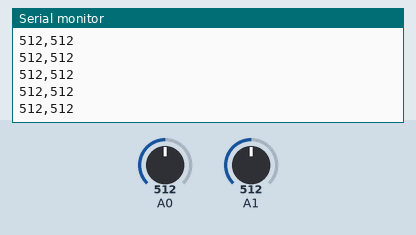
Simulated run of this sketch. Board: Arduino Uno, built with avr-gcc and run on an emulated ATmega328P. Shown: the last lines printed to the serial monitor. The inputs (shaded band) are chosen by the test bench; at power-on: A0 = 512, A1 = 512.

Above: at 1.2 s.
1.3 s: A0 set to 716
At 1.9 s:
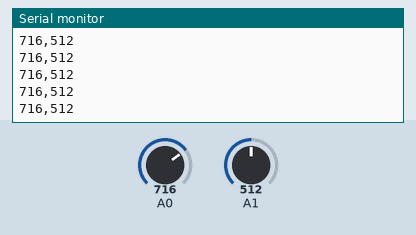
4.3 s: A1 set to 716
At 5.2 s:
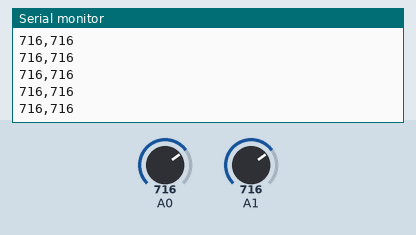
5.8 s: A0 set to 900
At 6.6 s:
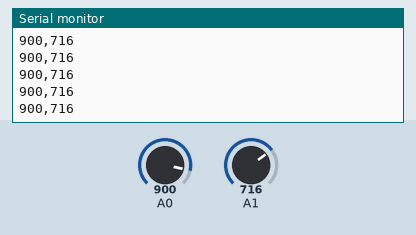
7.3 s: A1 set to 900
At 7.8 s:
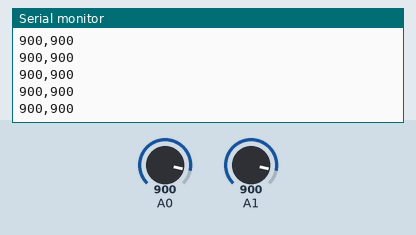
Timing chart, 0 to 9.8 s (numbered marks = the images above; inputs shaded):
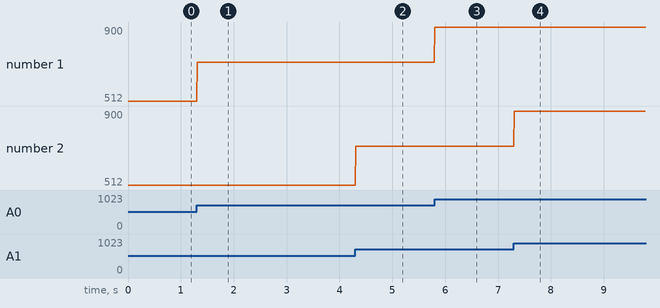

Measured:
- after the input at 1.3 s, the serial monitor: prints a new line at once (image 1)
- after the input at 4.3 s, the serial monitor: prints a new line at once (image 2)
- after the input at 5.8 s, the serial monitor: prints a new line at once (image 3)
- after the input at 7.3 s, the serial monitor: prints a new line at once (image 4)
- plotted number 1: 512 → 716 after the input at 1.3 s, 716 → 900 after the input at 5.8 s

The sketch:

etchasketch_arduino.ino
```cpp
/*
 littleBits Arduino Module
 Original code by David Mellis http://www.arduino.cc/en/Tutorial/Graph
 created Jan 2009 by Trevor Shannon http://www.trevorshp.com/creations/etchasketch.htm
 modified Jan 2014 for littleBits by Kristin Salomon
 modified Mar 2014 for littleBits by Matt Richard

 _Etch-a-Sketch_

 What is supposed to happen:
 * Use two dimmers to draw in a Processing Etch-a-Sketch program

 Important Note:
 * You will need to download Processing to run the Processing sketch.
 Processing can be downloaded here: https://processing.org/download/?processing

 Circuit:
 * littleBits dimmer or slide dimmer on analog pin A0
 * littleBits dimmer or slide dimmer on analog pin A1
 * Optional:
 Use two littBits wire modules to properly orient the slide dimmers
 * Note:
 The following other input modules can be used: bend, light, pressure sensor
 However, their min and max range will need to be adjusted in Processing:

 This sketch includs the following commands:
 analogRead(pin);           pin = an analog pin
 delay(time);               time: milliseconds
 Serial.begin(baudrate);    baudrate = speed of serial communication
 Serial.read();             reads the incoming data from Serial port
 Serial.print();            sends data out the Serial port
 */

int x;// this sensor reading is used to determine the x position of the Etch-a-Sketch draw head
int y;// this sensor reading is used to determine the y position of the Etch-a-Sketch draw head

void setup() {
  // initialize the serial communication
  Serial.begin(9600);

  // wait while littleBits Arduino module is not connected to Serial Port
  // this should not take long at all
  while(!Serial);
}

void loop() {
  // first we need to read the values from the sensors

  // read and assign the value of analog input A0 to the variable x
  x = analogRead(A0);
  // read and assign the value of analog input A1 to the variable y
  y = analogRead(A1);

  // next we need to send these values to Processing
  // Processing is expecting a particular format that looks like this "123,456 "
  // The format is: number | ',' | number | ' '
  // The ',' is used to tell the end of the first sensor value
  // The ' ' is used to determine the end of the second value and the packet as a whole
  Serial.print(x);
  Serial.print(",");
  Serial.println(y);

  // After we send the values we need to wait a moment for the Serial port
  delay(10);
}
```
